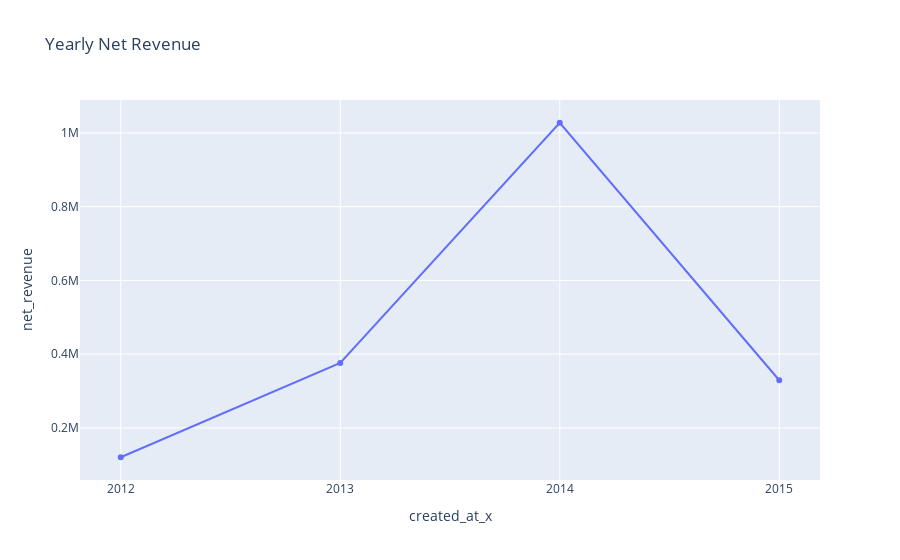

Notebook code cell kept with this figure:
### Code cell
yearly_net['created_at_x'] = yearly_net['created_at_x'].astype(str)
fig = px.line(yearly_net, x='created_at_x', y='net_revenue', 
              title='Yearly Net Revenue', markers=True, line_shape='linear')
              
fig.update_xaxes(showgrid=True)
fig.update_yaxes(showgrid=True)
fig.show()

### Figure 1 — Plotly figure (JSON) as saved in the notebook; plotly's stock layout.template omitted (floating-point values rounded to 4 significant figures)
{"data": [{"hovertemplate": "created_at_x=%{x}<br>net_revenue=%{y}<extra></extra>", "legendgroup": "", "line": {"color": "#636efa", "dash": "solid", "shape": "linear"}, "marker": {"symbol": "circle"}, "mode": "lines+markers", "name": "", "orientation": "v", "showlegend": false, "type": "scatter", "x": ["2012", "2013", "2014", "2015"], "xaxis": "x", "y": [120400.0, 376200.0, 1027000.0, 329100.0], "yaxis": "y"}], "layout": {"legend": {"tracegroupgap": 0}, "title": {"text": "Yearly Net Revenue"}, "xaxis": {"anchor": "y", "domain": [0, 1], "showgrid": true, "title": {"text": "created_at_x"}}, "yaxis": {"anchor": "x", "domain": [0, 1], "showgrid": true, "title": {"text": "net_revenue"}}}}
